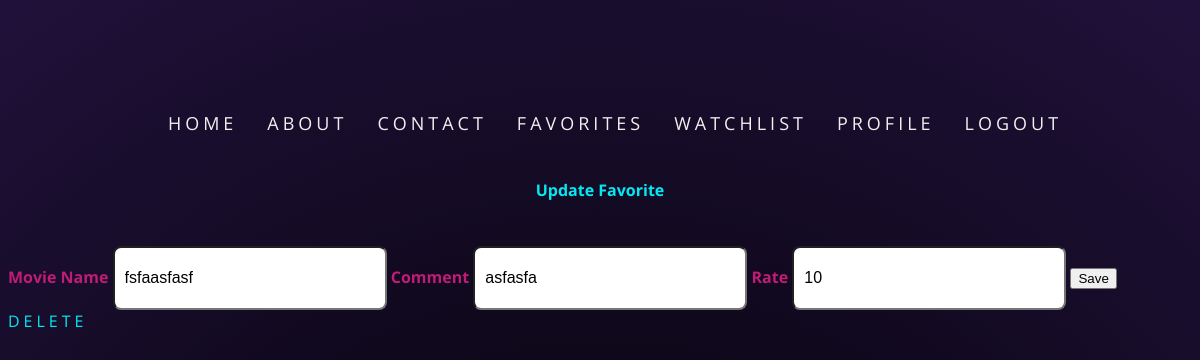
/favorites/update/27/ (signed in), run on the app's committed database.
### registration/models.py (models this page shows)
class Film(models.Model):
    user = models.ForeignKey(User, on_delete=models.CASCADE)
    movie_name = models.CharField(max_length=255, blank=False, null=False)
    comment = models.CharField(max_length=255, blank=False, null=False)
    rate = models.IntegerField(blank=False, null=False)

### registration/views.py (the view)
# urls.py: path('favorites/update/<int:film_id>/', views.update_favorite, name='update_favorite'),
@login_required(login_url='login')
def update_favorite(request, film_id):
    try:
        film = Film.objects.get(id=film_id, user=request.user)
    except Film.DoesNotExist:
        return redirect('favorites')
    if request.method == 'POST':
        film.movie_name = request.POST.get('movie_name')
        film.comment = request.POST.get('comment')
        film.rate = request.POST.get('rate')
        film.save()
        return redirect('favorites')
    return render(request, 'update_favorite.html', {'film': film})

### registration/templates/update_favorite.html (shortened to what this page needs)
<!DOCTYPE html>
<html lang="en">
<head>
  <link rel="stylesheet" href="https://cdnjs.cloudflare.com/ajax/libs/font-awesome/5.15.4/css/all.min.css">
  {% load static %}
  <link rel="stylesheet" href="{% static 'css/style_favorites.css' %}">
  {% include 'navbar.html' %}</head>
<body>
  <h3>Update Favorite</h3>
  <form action="" method="post">
    <label for="movie_name">Movie Name</label>
    <input type="text" placeholder="Movie Name" name="movie_name" id="movie_name" value="{{ film.movie_name }} " required>
    <label for="comment">Comment</label>
    <input type="text" placeholder="Comment" name="comment" id="comment" value="{{ film.comment }}" required>
    <label for="rate">Rate</label>
    <input type="number" placeholder="Rate" name="rate" id="rate" value="{{ film.rate }}" required>
    <button type="submit">Save</button>
    <a href="{% url 'delete_favorite' film.id %}">Delete</a>
  </form>
</body>
</html>

### registration/static/css/style_favorites.css (style rules this page uses)
body { font-family: 'Open Sans', sans-serif; min-height: 100vh; background: #c01c76; display: flex; align-items: center; flex-direction: column; padding-top: 2rem; padding-bottom: 2rem; box-sizing: border-box; background: radial-gradient(circle at 50% 100%,#000, #20113a) }
h3 { font-size:1em; font-weight: bold; text-align: center; display: block; line-height:1em; padding-bottom: 2em; color: #03e9f4; }
a { position: relative; color: #03e9f4; font-size: 16px; text-decoration: none; text-transform: uppercase; overflow: hidden; transition: .5s; margin-top: 40px; letter-spacing: 4px }
label { color: #c01c76; font-weight: bold; }
input { border-radius: 8px; padding: 10px; font-size: 16px; width: 250px; height: 40px; }

### data on the page
Film: movie_name "fsfaasfasf", comment "asfasfa", rate "10"
